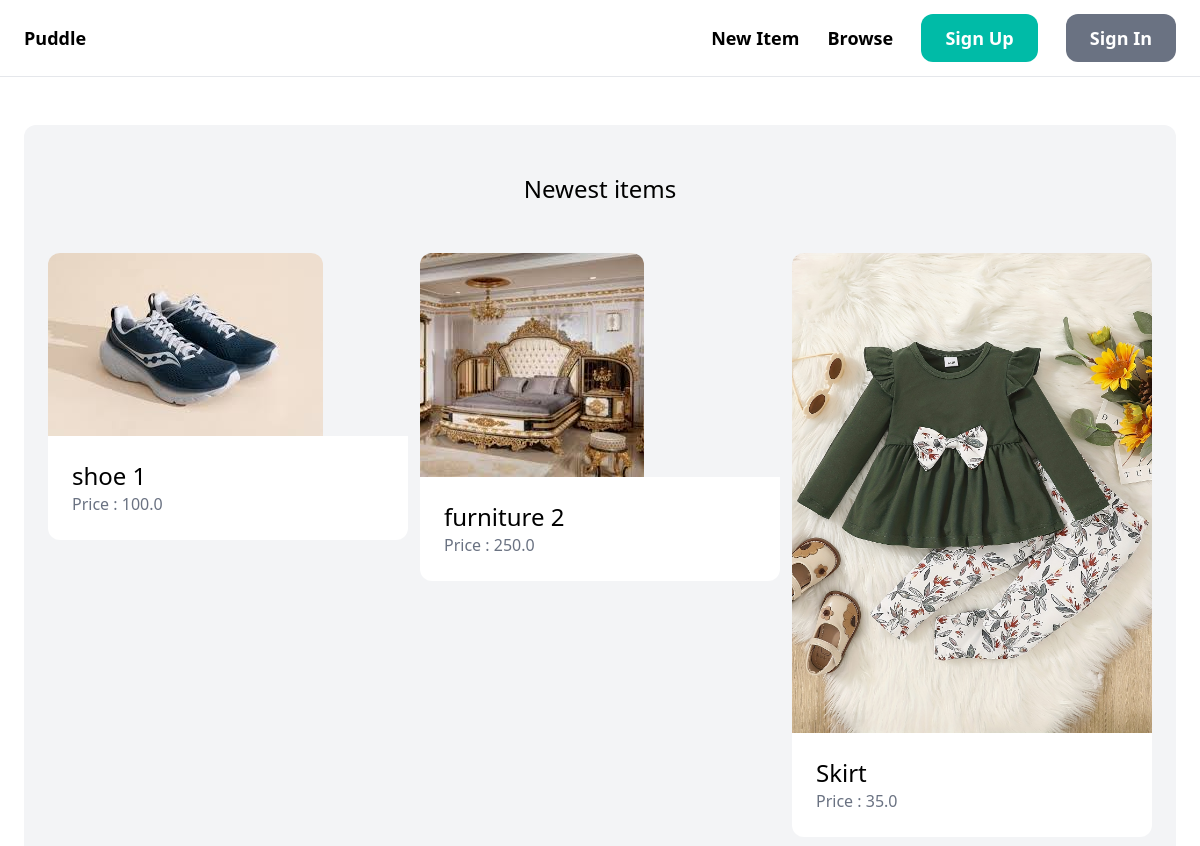
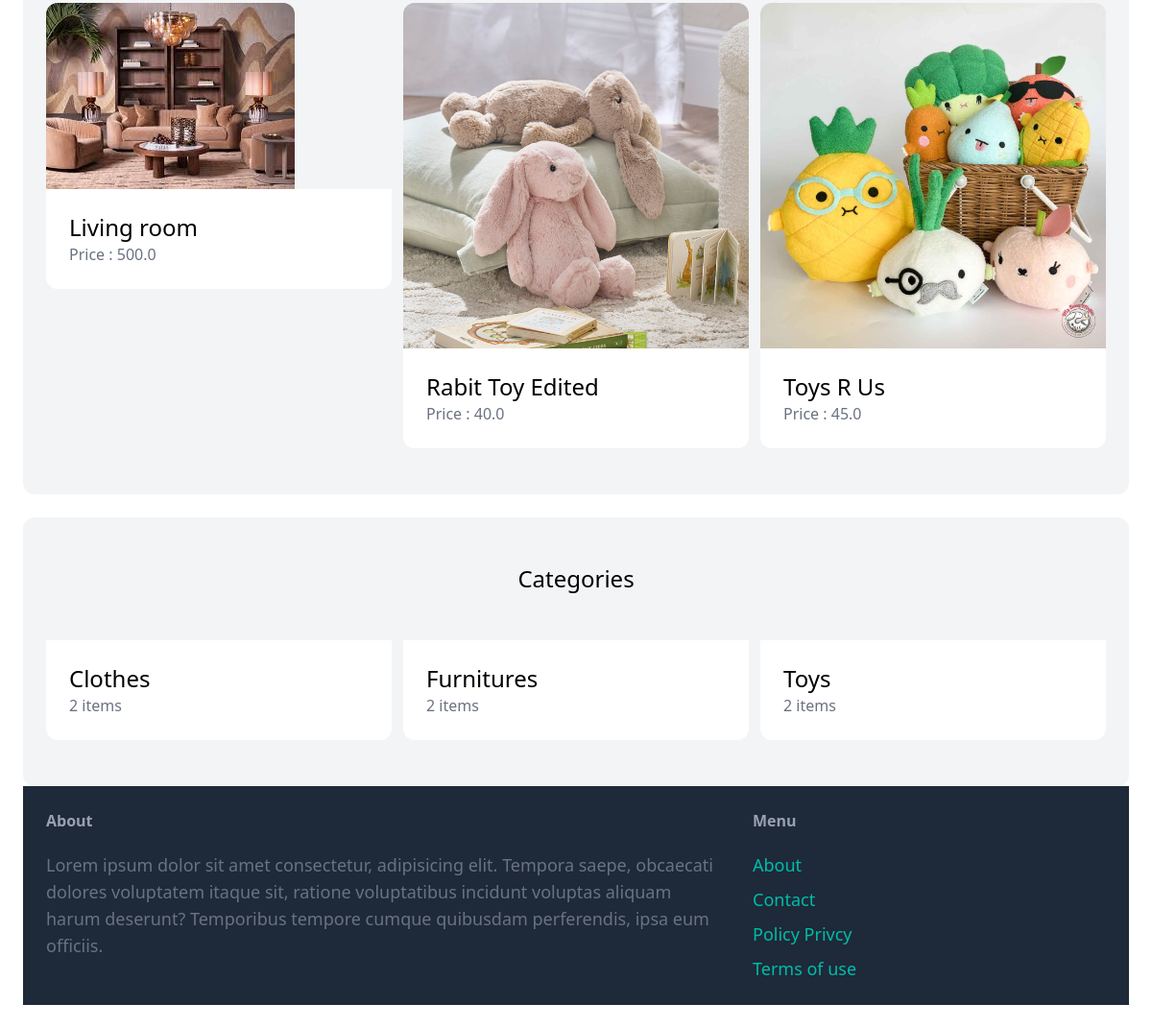
The page / on the database its author committed (2 pictures, top to bottom).
### item/models.py (models this page shows, shortened)
class Item(models.Model):
    category = models.ForeignKey(Category , related_name='items' , on_delete=models.CASCADE)
    name = models.CharField(max_length=225)
    description = models.TextField(blank=True , null=True)
    price = models.FloatField()
    image = models.ImageField(upload_to='item_images' , blank=True , null=True)
    is_sold = models.BooleanField(default=False)
    created_by = models.ForeignKey(User , related_name='items' , on_delete=models.CASCADE)
    created_at = models.DateTimeField(auto_now_add=True)

class Category(models.Model):
    name = models.CharField(max_length=225)
    class Meta:
        ordering = ('name',)
        verbose_name_plural = 'Categories'

### core/views.py (the view)
# urls.py: path('', views.index , name='coreindex'),
def index(request):
    items = Item.objects.filter(is_sold= False)[0:6]
    categories = Category.objects.all()
    return render(request , 'core/index.html' , {
        'categories': categories,
        'items': items,
    })

### template/core/index.html (shortened to what this page needs)
{% extends 'core/base.html' %}
{% block content %}
    <div class="mt-6 px-6 py-12 bg-gray-100 rounded-xl">
        <h2 class="mb-12 text-2xl text-center">Newest items</h2>
        <div class="grid grid-cols-3 gap-3">
            {% for item in items %}
                <div>
                    <a href="{% url 'detail'  item.id %}">
                        <div>
                            <img src="{{ item.image.url }}"  class="rounded-t-xl" alt="">
                        </div>
                        <div class="p-6 bg-white rounded-b-xl">
                            <h2 class="text-2xl">{{ item.name }}</h2>
                            <p class="text-gray-500">Price : {{ item.price }}</p>
                        </div>
                    </a>
                </div>
            {% endfor %}
        </div>
    </div>
    <div class="mt-6 px-6 py-12 bg-gray-100 rounded-xl">
        <h2 class="mb-12 text-2xl text-center">Categories</h2>
        <div class="grid grid-cols-3 gap-3">
            {% for category in categories %}
            <div>
                <div class="p-6 bg-white rounded-b-xl">
                    <h2 class="text-2xl">{{ category.name }}</h2>
                    <p class="text-gray-500">{{ category.items.count }} items</p>
                </div>
            </div>
            {% endfor %}
        </div>
{%  endblock %}

### template/core/base.html (shortened to what this page needs)
<!DOCTYPE html>
<html lang="en">
<head>
    <script src="https://cdn.jsdelivr.net/npm/@tailwindcss/browser@4"></script>
</head>
<body>
    <nav class="px-6 py-6 flex justify-between items-center border-b border-gray-200">
        <a class="text-lg font-semibold"  href="{% url 'coreindex' %}">Puddle</a>
        <div class="space-x-6">
            <a href="{% url 'newitem' %}" class="text-lg font-semibold hover:text-gray-500">New Item</a>
            <a href="{% url 'browseitems' %}" class="text-lg font-semibold hover:text-gray-500">Browse</a>
            {% if request.user.is_authenticated %}
            <a href="{% url 'inbox' %}" class="px-6 py-3 text-lg font-semibold bg-teal-500 text-white rounded-xl hover:bg-teal-700">Inbox</a>
            <a href="{% url 'dashindex' %}" class="px-6 py-3 text-lg font-semibold bg-gray-500 text-white rounded-xl hover:bg-gray-700">Dashboard</a>
            {% else %}
            <a href="{% url 'signup' %}" class="px-6 py-3 text-lg font-semibold bg-teal-500 text-white rounded-xl hover:bg-teal-700">Sign Up</a>
            <a href="{% url 'login' %}" class="px-6 py-3 text-lg font-semibold bg-gray-500 text-white rounded-xl hover:bg-gray-700">Sign In</a>
            {% endif %}
        </div>
    </nav>
    <div class="px-6 py-6">
    {% block content %}
    {%  endblock %}
    </div>
    <footer class="px-6 py-6 flex justify-between bg-gray-800">
        <div class="w-2/3 pr-10">
            <h3 class="mb-5 font-semibold text-gray-400">About</h3>
            <p class="text-lg text-gray-500">Lorem ipsum dolor sit amet consectetur, adipisicing elit. Tempora saepe, obcaecati dolores voluptatem itaque sit, ratione voluptatibus incidunt voluptas aliquam harum deserunt? Temporibus tempore cumque quibusdam perferendis, ipsa eum officiis.</p>
        </div>
        <div class="w-1/3">
            <h3 class="mb-5 font-semibold text-gray-400">Menu</h3>
            <ul class="space-y-2">
                <li><a href="#" class="text-lg text-teal-500 hover:text-teal-700">About</a></li>
                <li><a href="{% url 'contact' %}" class="text-lg text-teal-500 hover:text-teal-700">Contact</a></li>
                <li><a href="#" class="text-lg text-teal-500 hover:text-teal-700">Policy Privcy</a></li>
                <li><a href="#" class="text-lg text-teal-500 hover:text-teal-700">Terms of use</a></li>
            </ul>
        </div>
    </footer>
</body>
</html>

### rows shown on the page
Item: image (picture), name "shoe 1", price "100.0"
Item: image (picture), name "furniture 2", price "250.0"
Item: image (picture), name "Skirt", price "35.0"
Item: image (picture), name "Living room", price "500.0"
Item: image (picture), name "Rabit Toy Edited", price "40.0"
Item: image (picture), name "Toys R Us", price "45.0"
Category: name "Clothes", items.count "2"
Category: name "Furnitures", items.count "2"
Category: name "Toys", items.count "2"
